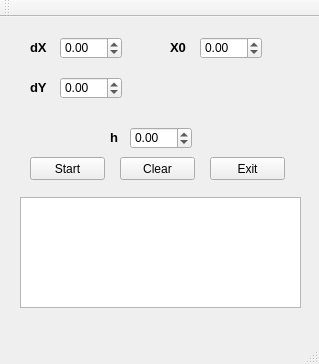
<?xml version="1.0" encoding="UTF-8"?>
<ui version="4.0">
 <class>Runge</class>
 <widget class="QMainWindow" name="Runge">
  <property name="geometry">
   <rect>
    <x>0</x>
    <y>0</y>
    <width>319</width>
    <height>364</height>
   </rect>
  </property>
  <property name="windowTitle">
   <string>Runge</string>
  </property>
  <widget class="QWidget" name="centralWidget">
   <widget class="QDoubleSpinBox" name="bot_dx">
    <property name="geometry">
     <rect>
      <x>60</x>
      <y>20</y>
      <width>62</width>
      <height>22</height>
     </rect>
    </property>
    <property name="minimum">
     <double>-83.000000000000000</double>
    </property>
   </widget>
   <widget class="QDoubleSpinBox" name="bot_dy">
    <property name="geometry">
     <rect>
      <x>60</x>
      <y>60</y>
      <width>62</width>
      <height>22</height>
     </rect>
    </property>
    <property name="minimum">
     <double>-78.000000000000000</double>
    </property>
   </widget>
   <widget class="QDoubleSpinBox" name="bot_h">
    <property name="geometry">
     <rect>
      <x>130</x>
      <y>110</y>
      <width>62</width>
      <height>22</height>
     </rect>
    </property>
    <property name="minimum">
     <double>-64.000000000000000</double>
    </property>
   </widget>
   <widget class="QDoubleSpinBox" name="bot_x0">
    <property name="geometry">
     <rect>
      <x>200</x>
      <y>20</y>
      <width>62</width>
      <height>22</height>
     </rect>
    </property>
    <property name="minimum">
     <double>-63.000000000000000</double>
    </property>
   </widget>
   <widget class="QLabel" name="label">
    <property name="geometry">
     <rect>
      <x>30</x>
      <y>20</y>
      <width>51</width>
      <height>21</height>
     </rect>
    </property>
    <property name="font">
     <font>
      <pointsize>10</pointsize>
      <weight>75</weight>
      <bold>true</bold>
     </font>
    </property>
    <property name="text">
     <string>dX</string>
    </property>
   </widget>
   <widget class="QLabel" name="label_2">
    <property name="geometry">
     <rect>
      <x>30</x>
      <y>60</y>
      <width>51</width>
      <height>21</height>
     </rect>
    </property>
    <property name="font">
     <font>
      <pointsize>10</pointsize>
      <weight>75</weight>
      <bold>true</bold>
     </font>
    </property>
    <property name="text">
     <string>dY</string>
    </property>
   </widget>
   <widget class="QLabel" name="label_3">
    <property name="geometry">
     <rect>
      <x>110</x>
      <y>110</y>
      <width>51</width>
      <height>21</height>
     </rect>
    </property>
    <property name="font">
     <font>
      <pointsize>10</pointsize>
      <weight>75</weight>
      <bold>true</bold>
     </font>
    </property>
    <property name="text">
     <string>h</string>
    </property>
   </widget>
   <widget class="QLabel" name="label_5">
    <property name="geometry">
     <rect>
      <x>170</x>
      <y>20</y>
      <width>51</width>
      <height>21</height>
     </rect>
    </property>
    <property name="font">
     <font>
      <pointsize>10</pointsize>
      <weight>75</weight>
      <bold>true</bold>
     </font>
    </property>
    <property name="text">
     <string>X0</string>
    </property>
   </widget>
   <widget class="QTextBrowser" name="textBrowser">
    <property name="geometry">
     <rect>
      <x>20</x>
      <y>180</y>
      <width>281</width>
      <height>111</height>
     </rect>
    </property>
   </widget>
   <widget class="QPushButton" name="metodo">
    <property name="geometry">
     <rect>
      <x>30</x>
      <y>140</y>
      <width>75</width>
      <height>23</height>
     </rect>
    </property>
    <property name="text">
     <string>Start</string>
    </property>
   </widget>
   <widget class="QPushButton" name="limpiar">
    <property name="geometry">
     <rect>
      <x>120</x>
      <y>140</y>
      <width>75</width>
      <height>23</height>
     </rect>
    </property>
    <property name="text">
     <string>Clear</string>
    </property>
   </widget>
   <widget class="QPushButton" name="exit">
    <property name="geometry">
     <rect>
      <x>210</x>
      <y>140</y>
      <width>75</width>
      <height>23</height>
     </rect>
    </property>
    <property name="text">
     <string>Exit</string>
    </property>
   </widget>
  </widget>
  <widget class="QMenuBar" name="menuBar">
   <property name="geometry">
    <rect>
     <x>0</x>
     <y>0</y>
     <width>319</width>
     <height>21</height>
    </rect>
   </property>
  </widget>
  <widget class="QToolBar" name="mainToolBar">
   <attribute name="toolBarArea">
    <enum>TopToolBarArea</enum>
   </attribute>
   <attribute name="toolBarBreak">
    <bool>false</bool>
   </attribute>
  </widget>
  <widget class="QStatusBar" name="statusBar"/>
 </widget>
 <layoutdefault spacing="6" margin="11"/>
 <resources/>
 <connections>
  <connection>
   <sender>exit</sender>
   <signal>clicked()</signal>
   <receiver>Runge</receiver>
   <slot>close()</slot>
   <hints>
    <hint type="sourcelabel">
     <x>280</x>
     <y>183</y>
    </hint>
    <hint type="destinationlabel">
     <x>277</x>
     <y>148</y>
    </hint>
   </hints>
  </connection>
 </connections>
</ui>
